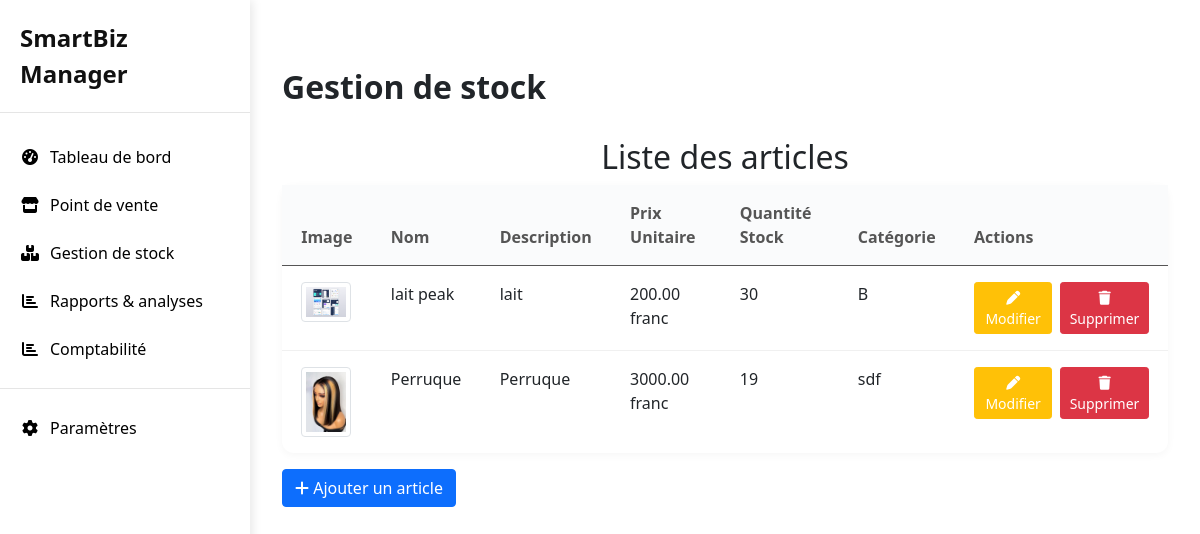
/articles/, run on an earlier commit of the app's database.
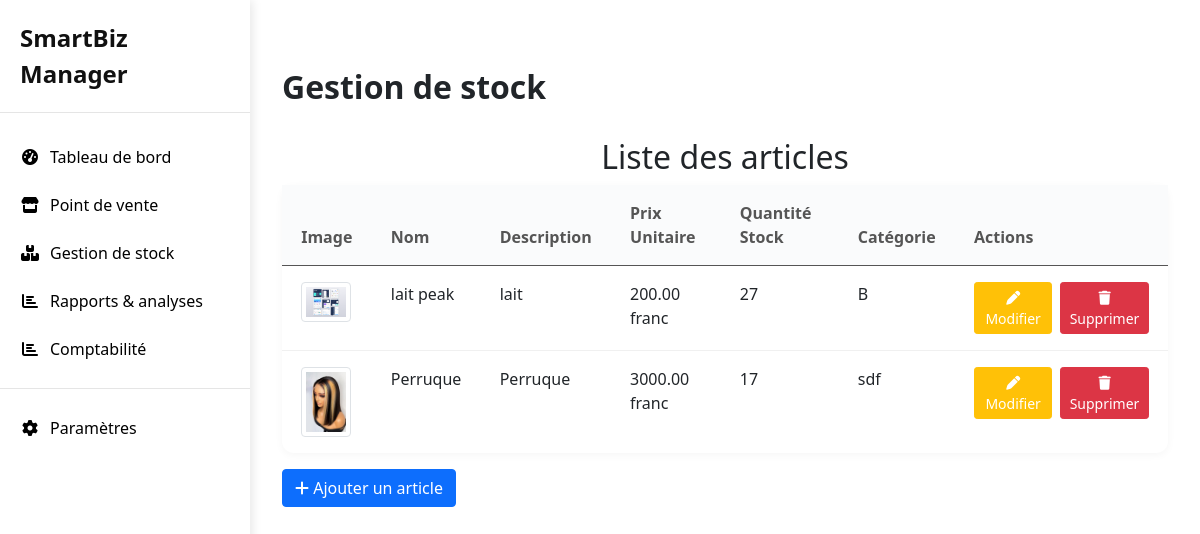
And on a later commit of the database.
### SmartBiz_Manager/models.py (models this page shows, shortened)
class Article(models.Model):
    image = models.ImageField(upload_to='articles/', blank=True, null=True)
    nom = models.CharField(max_length=100)
    description = models.TextField()
    prix_unitaire = models.DecimalField(max_digits=10, decimal_places=2)
    quantite_stock = models.IntegerField()
    categorie = models.CharField(max_length=50)
    date_creation = models.DateTimeField(auto_now_add=True)
    date_modification = models.DateTimeField(auto_now=True)
    class Meta:
        verbose_name = "Article"
        verbose_name_plural = "Articles"

### SmartBiz_Manager/views.py (the view)
# urls.py: path('articles/', views.articles, name='articles'),
def articles(request):
    articles = Article.objects.all()
    return render(request, 'gestion_articles/index.html', {'articles': articles})

### SmartBiz_Manager/templates/gestion_articles/index.html (shortened to what this page needs)
{% extends 'base.html' %}
{% load static %}
{% block content %}
<div class="container mt-5" style="align-items: center;">
  <div class="stock-header">
    <h2 class="stock-title">Gestion de stock</h2>
  </div>
  <h2 style="text-align: center;">Liste des articles </h2>
  <table class="table">
    <thead>
      <tr>
        <th scope="col">Image</th>
        <th scope="col">Nom</th>
        <th scope="col">Description</th>
        <th scope="col">Prix Unitaire</th>
        <th scope="col">Quantité Stock</th>
        <th scope="col">Catégorie</th>
        <th scope="col">Actions</th>
      </tr>
    </thead>
    <tbody>
      {% for article in articles %}
      <tr>
        <td>
          {% if article.image %}
            <img src="{{ article.image.url }}" alt="Image article" class="img-thumbnail" style="width: 50px;">
          {% else %}
            <img src="{% static 'img/default.png' %}" alt="Image article" class="img-thumbnail" style="width: 50px;">
          {% endif %}
        </td>
        <td>{{ article.nom }}</td>
        <td>{{ article.description }}</td>
        <td>{{ article.prix_unitaire }} franc</td>
        <td>{{ article.quantite_stock }}</td>
        <td>{{ article.categorie }}</td>
        <td>
          <div class="d-flex align-items-center">
            <a href="{% url 'modifier_article' article.pk %}" class="btn btn-warning btn-sm text-white me-2">
              <i class="fas fa-pen"></i> Modifier
            </a>
            <a href="{% url 'supprimer_article' article.pk %}" class="btn btn-danger btn-sm">
              <i class="fas fa-trash"></i> Supprimer
            </a>
          </div>
        </td>
      </tr>
      {% endfor %}
    </tbody>
  </table>
  <div class="mt-3">
    <a href="{% url 'ajout_article' %}" class="btn btn-primary">
      <i class="fas fa-plus"></i> Ajouter un article
    </a>
  </div>
</div>
<link rel="stylesheet" href="https://cdnjs.cloudflare.com/ajax/libs/font-awesome/6.4.2/css/all.min.css">
{% endblock %}

What changed in the data, as far as the page shows it:
changed Article "lait peak": quantite_stock "30" → "27"
changed Article "Perruque": quantite_stock "19" → "17"
